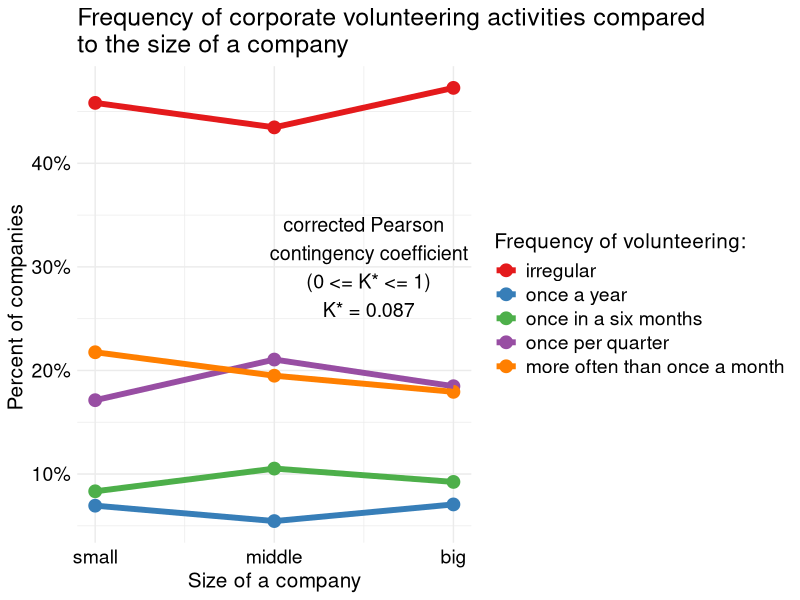
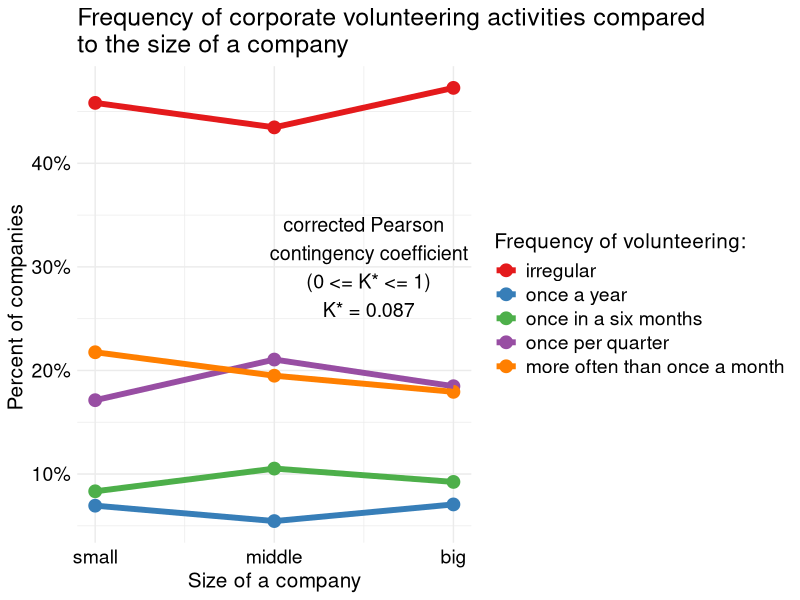

These figures' R source, in order: (Note: this script raises an error after producing the figures.)
## ---- chunk 1
knitr::opts_chunk$set(echo = TRUE)
## ---- chunk 2
library(readxl)
data <- read_xlsx("MUE.2022.for.LMU.xlsx")
data
library(dplyr)
library(tidyr)
library(tibble)
library(ggplot2)
library(gridExtra)
library(patchwork)
library(GGally)

## ---- chunk 3
# creating suitable table for 2nd question 
data.Q2 <- data %>%
  select(SERIAL,class,E002)%>%
# filter answers, that don't give any information about frequency of volunteering
  filter(E002 > -2) %>%
  filter(!is.na(E002)) %>%
# add a column with a grand total
  mutate(total=length(SERIAL))%>%
# add a column with marginal total for each class of size of company
  group_by(class) %>%
  mutate(class_total = length(class))%>%
# add a column with marginal total for each level of frequency of volunteering
  group_by(E002) %>%
  mutate(frequency_total = length(E002))%>%
# add a column with absolute frequencies for each case
  group_by(class,E002) %>%
  mutate(abs_frequency = length(E002)) %>%
# add a column with expected absolute frequencies for each case
  mutate(exp_abs_frequency = round((class_total*frequency_total)/total,
                                    digits = 2))%>%
# add a column with conditional relative frequency of the level of frequency of volunteering given the class of size of a company
  group_by(class,E002) %>%
  mutate(rel_frequency = abs_frequency / class_total)%>%
# leave only useful data
  select(-SERIAL)%>%
  distinct()%>%
# rearrange the frequency levels acceding(from "irregular" 
# to "more often than once a month")
  mutate(E002 = case_when(E002 == -1 ~ 1,
                          E002 == 1 ~ 5,
                          E002 == 2 ~ 4,
                          E002 == 3 ~ 3,
                          E002 == 4 ~ 2)) %>%
# arrange names of classes ascending
  mutate(class = case_when(class == "Kleine Unternehmen" ~ 1,
                           class == "Mittlere Unternehmen" ~ 2,
                           class == "Großunternehmen" ~ 3))

# calculate chi-squared test statistic(X^2) and corrected Pearson contingency coefficient(K*) to quantify the strength of correlation

chi_squared <-sum((data.Q2$abs_frequency-data.Q2$exp_abs_frequency)^2 /
                     data.Q2$exp_abs_frequency)
chi_squared

standardized_significance <- sqrt(chi_squared/(chi_squared + data.Q2$total[1])) /    sqrt((min(n_distinct(data.Q2$class),n_distinct(data.Q2$E002))-1)/ min(n_distinct(data.Q2$class),n_distinct(data.Q2$E002)))

standardized_significance

data.Q2 %>%
  arrange(E002,class) %>%
  ggplot(aes(x=class,y = rel_frequency, color=factor(E002), group = E002))+
  geom_point(size = 4) +
  geom_line(size = 2) +
  scale_x_continuous(breaks = c(1,2,3), labels=c("small","middle","big"))+
  scale_y_continuous(labels = scales::percent_format(accuracy = 1))+
  labs(x = "Size of a company",
       y = "Percent of companies ",
       title = "Frequency of corporate volunteering activities compared
to the size of a company") +
  theme_minimal()+
  theme(title=element_text(size = 15),
        axis.title = element_text(size = 15),
        axis.text= element_text(colour="black", size = 14),
        legend.text=element_text(size = 14),
        legend.title=element_text(size = 15))+
  scale_colour_brewer(name="Frequency of volunteering:",
                      breaks=c(1,2,3,4,5),
                      labels=c("irregular","once a year","once in a six months",                           "once per quarter","more often than once a month"),
                      palette = "Set1") +
  annotate(geom ="text",x = 2.5,y = 0.3,label=c("corrected Pearson
  contingency coefficient
  (0 <= K* <= 1)
  K* = 0.087"),size= 5)

ggsave("2question.jpeg",device = "jpeg",width = 9,height = 6)
display.brewer.pal(9,"Set1")
## ---- chunk 4
data.Q2 %>%
  arrange(E002,class) %>%
  ggplot(aes(x=class,y = abs_frequency, fill=factor(E002)))+
  geom_bar(position="fill",stat = "identity")+
  scale_x_continuous(breaks = c(1,2,3), labels=c("small","middle","big"))+
  scale_y_continuous(labels = scales::percent_format(accuracy = 1))+
  labs(x = "Size of a company",
       y = "Percent of companies",
       title = "Frequency of corporate volunteering activities compared
to the size of a company") +
  theme_minimal()+
  theme(title=element_text(size = 15),
        axis.title = element_text(size = 15),
        axis.text= element_text(colour="black", size = 14),
        legend.text=element_text(size = 14),
        legend.title=element_text(size = 15))+
  scale_fill_brewer(name="Frequency of volunteering:",
                      breaks=c(1,2,3,4,5),
                      labels=c("irregular","once a year","once in a six months",                           "once per quarter","more often than once a month"),
                      palette = "GnBu")

ggsave("6.1question.jpeg",device = "jpeg", width = 9, height = 6)

data.Q2 %>%
  arrange(class) %>%
  filter(E002 == 5) %>%
  ggplot(aes(x=class,y = rel_frequency,colour="orange"))+
  geom_point(size = 4) +
  geom_line(size = 2, linetype = 2) +
  scale_x_continuous(breaks = c(1,2,3), labels=c("small","middle","big"))+
  scale_y_continuous(labels = scales::percent_format(accuracy = 1))+
  labs(x = "Size of a company",
       y = "Percent of companies ",
       title = "Frequency of corporate volunteering activities compared
to the size of a company") +
  theme_minimal()+
  theme(title=element_text(size = 15),
        axis.title = element_text(size = 15),
        axis.text= element_text(colour="black", size = 14),
        legend.text=element_text(size = 14),
        legend.title=element_text(size = 15))+
  scale_colour_manual(name="Frequency of volunteering:",
                      labels=c("more often than once a month"))
## ---- chunk 5
# creating suitable table for 2nd question 
data.Q6 <- data %>%
  select(SERIAL,A003,E002,class)%>%
# filter answers, that don't give any information about frequency of volunteering
  filter(E002 > -2) %>%
  filter(A003 > 0) %>%
  filter(!is.na(E002)) %>%
# add a column with marginal total for each class of size of company
  group_by(A003) %>%
  mutate(industry_total = length(A003))%>%
# add a column with absolute frequencies for each case
  group_by(A003,E002) %>%
  mutate(abs_frequency = length(E002)) %>%
# add a column with conditional relative frequency of the level of frequency of volunteering given the class of size of a company
  group_by(A003,E002) %>%
  mutate(rel_frequency = abs_frequency / industry_total)%>%
# leave only useful data
  select(-SERIAL)%>%
  distinct()%>%
# rearrange the frequency levels acceding(from "irregular" 
# to "more often than once a month")
  mutate(E002 = case_when(E002 == -1 ~ 1,
                          E002 == 1 ~ 5,
                          E002 == 2 ~ 4,
                          E002 == 3 ~ 3,
                          E002 == 4 ~ 2)) %>%
  mutate(A003 = case_when(A003 == 1 ~ "Construction Industry",
                          A003 == 2 ~ "Mining / Metal",
                          A003 == 3 ~ "Education / Further Education", 
                          A003 == 4 ~ "Chemistry / Pharmaceuticals",
                          A003 == 5 ~ "Electrical Engineering",
                          A003 == 6 ~ "Energy / Water", 
                          A003 == 7 ~ "Vehicle Manufacturing / Supplier",
                          A003 == 8 ~ "Finance / Insurance", 
                          A003 == 9 ~ "Hospitality / Retail",
                          A003 == 10 ~ "Health / Social Services",
                          A003 == 11 ~ "Real Estate / Housing",
                          A003 == 12 ~ "Trade / Commerce", 
                          A003 == 13 ~ "Information Technology / Communication", 
                          A003 == 14 ~ "Art / Entertainment / Recreation",
                          A003 == 15 ~ "Agriculture / Forestry", 
                          A003 == 16 ~ "Mechanical Engineering",
                          A003 == 17 ~ "Food Industry", 
                          A003 == 18 ~ "Traffic / Logistics / Transportation",
                          A003 == 19 ~ "Other Service Industry", 
                          A003 == 20 ~ "Other Manufacturing Industry",
                          A003 == 21 ~ "Other Industry"))

data.Q6 %>%
  arrange(E002) %>%
  ggplot(aes(x=A003, y = abs_frequency, fill=factor(E002)))+
  geom_bar(position="fill",stat="identity") +
  scale_y_continuous(labels = scales::percent_format(accuracy = 1))+
  labs(x = "Industry",
       y = "Percent of companies",
       title = "Distribution of frequency of corporate volunteering
across industries") +
  theme_minimal()+
  theme(title=element_text(size = 15),
        axis.title = element_text(size = 15),
        axis.text.x = element_text(colour="black",angle = 55, hjust = 1,size = 12),
        axis.text.y = element_text(colour="black",size = 12),
        legend.text= element_text(size = 14),
        legend.title=element_text(size = 15))+
  scale_fill_brewer(name="Frequency of volunteering:",
                      breaks=c(1,2,3,4,5),
                      labels=c("irregular","once a year","once in a six months",                           "once per quarter","more often than once a month"),
                      palette = "GnBu")

ggsave("6.2question.jpeg",device = "jpeg", width = 9, height = 6)

## ---- chunk 6
data.Q6 %>%
  filter(A003 != "Other Industry") %>%
  mutate(A003 = case_when(A003 == "Construction Industry" ~ "Service Industry",
                          A003 == "Mining / Metal" ~ "Manufacturing Industry",
                          A003 == "Education / Further Education" ~ 
                            "Service Industry",
                          A003 == "Chemistry / Pharmaceuticals" ~
                            "Manufacturing Industry",
                          A003 == "Electrical Engineering" ~
                            "Manufacturing Industry",
                          A003 == "Energy / Water" ~ "Service Industry", 
                          A003 == "Vehicle Manufacturing / Supplier" ~
                            "Manufacturing Industry",
                          A003 == "Finance / Insurance" ~ "Service Industry", 
                          A003 == "Hospitality / Retail" ~ "Service Industry",
                          A003 == "Health / Social Services" ~ "Service Industry",
                          A003 == "Real Estate / Housing" ~ "Service Industry",
                          A003 == "Trade / Commerce" ~ "Service Industry", 
                          A003 == "Information Technology / Communication" ~
                            "Service Industry", 
                          A003 == "Art / Entertainment / Recreation" ~
                            "Service Industry",
                          A003 == "Agriculture / Forestry" ~ "Service Industry", 
                          A003 == "Mechanical Engineering" ~ 
                            "Manufacturing Industry",
                          A003 == "Food Industry" ~ "Manufacturing Industry", 
                          A003 == "Traffic / Logistics / Transportation" ~
                            "Service Industry",
                          A003 == "Other Service Industry" ~ "Service Industry", 
                          A003 == "Other Manufacturing Industry" ~
                            "Manufacturing Industry"))%>%
 
  arrange(E002) %>%
  ggplot(aes(x=A003, y = abs_frequency, fill=factor(E002)))+
  geom_bar(position="fill",stat="identity") +
  scale_y_continuous(labels = scales::percent_format(accuracy = 1))+
  labs(x = "Type of Industry",
       y = "Percent of companies",
       title = "Frequency of corporate volunteering activities
compared to the industry type") +
  theme_minimal()+
  theme(title=element_text(size = 15),
        axis.title = element_text(size = 15),
        axis.text.x = element_text(colour="black",angle = 45, hjust = 1,size = 12),
        axis.text.y = element_text(colour="black",size = 12),
        legend.text= element_text(size = 14),
        legend.title=element_text(size = 15))+
  scale_fill_brewer(name="Frequency of volunteering:",
                      breaks=c(1,2,3,4,5),
                      labels=c("irregular","once a year","once in a six months",                           "once per quarter","more often than once a month"),
                      palette = "GnBu")

 ggsave("6.3question.jpeg",device = "jpeg", width = 9, height = 6)

